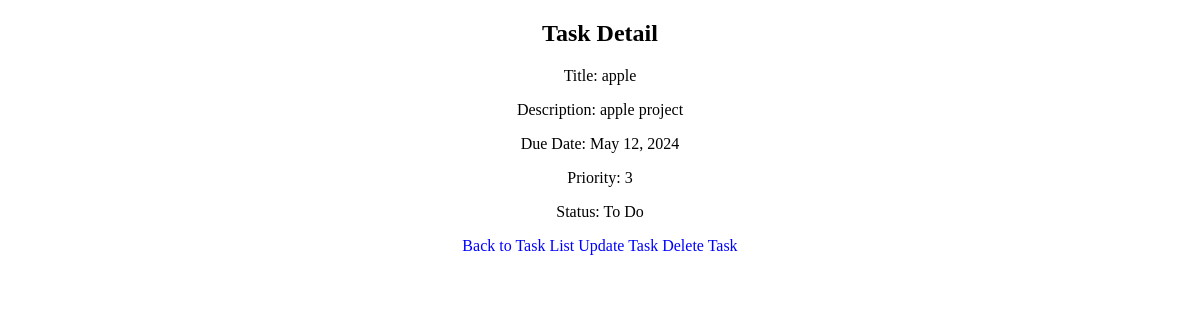
Before: /taskmanager/task/3/ (signed in) with the older database file.
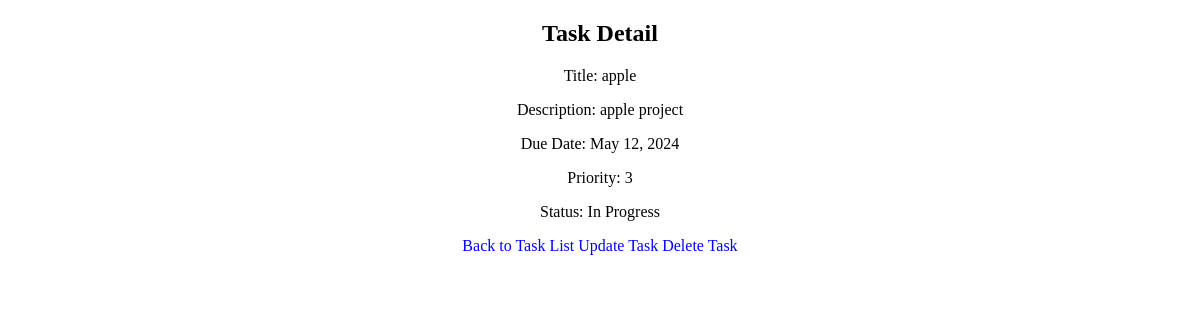
After: the same page with the newer database file.
### taskmanager/models.py (models this page shows)
class Task(models.Model):
    TASK_STATUS = [
        ('To Do', 'To Do'),
        ('In Progress', 'In Progress'),
        ('Done', 'Done')
    ]
    title = models.CharField(max_length=200)
    description = models.TextField()
    priority = models.IntegerField()
    due_date = models.DateField()
    status = models.CharField(max_length=20,choices = TASK_STATUS, default='To Do')

### taskmanager/views.py (the view)
# urls.py: path('task/<int:pk>/', login_required(views.task_detail), name='task_detail'),
def task_detail(request, pk):
    task = Task.objects.get(id=pk)
    return render(request, 'taskmanager/task_detail.html', {'task': task})

### taskmanager/templates/taskmanager/task_detail.html (shortened to what this page needs)
<!DOCTYPE html>
<html lang="en">
<head>
</head>
<body>
    <h2>Task Detail</h2>
    <p>Title: {{ task.title }}</p>
    <p>Description: {{ task.description }}</p>
    <p>Due Date: {{ task.due_date }}</p>
    <p>Priority: {{ task.priority }}</p>
    <p>Status: {{ task.status }}</p>
    <a href="{% url 'task_list' %}">Back to Task List</a>
    <a href="{% url 'task_update' task.id %}">Update Task</a>
    <a href="{% url 'task_delete' task.id %}">Delete Task</a>
</body>
</html>

Changed rows visible on the page:
changed Task "apple": status "To Do" → "In Progress"
